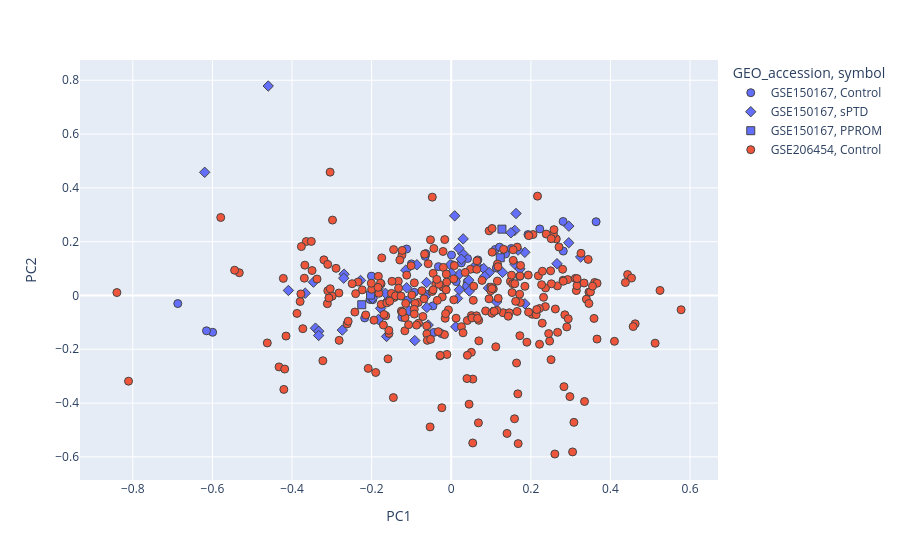

Notebook code cell kept with this figure:
### Markdown cell above
61% is a good number!

### Code cell
# 2D scatter plot of the scores
XPC = 'PC1' # Principal component shown on x-axis
YPC = 'PC2' # Principal component shown on y-axis
fig = px.scatter(scores, x = XPC, y = YPC, color = labels, symbol = symbols, hover_data = [XPC, YPC])
fig.update_traces(mode = 'markers', marker_line_width = 1, marker_size = 8)
fig.show()

### Figure 1 — Plotly figure (JSON) as saved in the notebook; plotly's stock layout.template omitted (floating-point values rounded to 4 significant figures; data arrays with more than 128 entries replaced by an {"elided": "..."} marker saying what was removed)
{"data": [{"hovertemplate": "GEO_accession=GSE150167<br>symbol=Control<br>PC1=%{x}<br>PC2=%{y}<extra></extra>", "legendgroup": "GSE150167, Control", "marker": {"color": "#636efa", "line": {"width": 1}, "size": 8, "symbol": "circle"}, "mode": "markers", "name": "GSE150167, Control", "orientation": "v", "showlegend": true, "type": "scatter", "x": [0.06691, -0.204, 0.0006515, -0.09281, 0.1714, 0.02532, 0.1365, -0.06544, -0.1001, 0.2815, -0.1241, 0.04057, -0.2005, -0.02429, -0.04598, 0.1106, -0.11, -0.02137, 0.01252, 0.03862, 0.2811, -0.1973, 0.04093, 0.364, -0.06385, -0.0624, 0.1134, -0.04377, 0.002966, -0.03217, -0.1121, -0.2174, 0.1509, 0.1215, 0.2224, 0.1927, -0.5994, -0.6149, -0.687], "xaxis": "x", "y": [0.132, -0.01501, 0.1503, 0.01163, 0.07097, 0.1211, 0.1544, 0.1453, 0.1174, 0.1649, -0.08106, 0.0512, 0.07187, -0.1418, -0.03878, 0.171, -0.01754, 0.03164, 0.0515, 0.03561, 0.275, -0.01571, 0.1373, 0.274, 0.1556, 0.004531, 0.1024, -0.1376, 0.1142, 0.1072, 0.1726, -0.08353, 0.1746, 0.1796, 0.2472, 0.2263, -0.1369, -0.1315, -0.03018], "yaxis": "y"}, {"hovertemplate": "GEO_accession=GSE150167<br>symbol=sPTD<br>PC1=%{x}<br>PC2=%{y}<extra></extra>", "legendgroup": "GSE150167, sPTD", "marker": {"color": "#636efa", "line": {"width": 1}, "size": 8, "symbol": "diamond"}, "mode": "markers", "name": "GSE150167, sPTD", "orientation": "v", "showlegend": true, "type": "scatter", "x": [-0.002611, 0.04548, -0.06192, 0.1597, 0.3251, 0.2657, 0.15, -0.3411, 0.02998, 0.04417, -0.2692, 0.08166, -0.3462, 0.02092, -0.09154, 0.0569, -0.06122, 0.1851, 0.1849, 0.02035, 0.2953, 0.02887, 0.1139, 0.0001045, -0.1579, -0.1653, -0.4091, -0.1058, 0.09518, 0.008698, 0.09354, 0.103, 0.01928, -0.6194, -0.2736, -0.2279, 0.1289, -0.3329, 0.08399, 0.0629, 0.2954, 0.1628, 0.02539, -0.1979, -0.06547, -0.4598, -0.2702, -0.112, 0.1606, -0.1142, -0.08639, -0.1774, -0.3331, -0.1832, -0.184, -0.3668, 0.01574, 0.01131, -0.1625, 0.1728, -0.05792, 0.1679], "xaxis": "x", "y": [0.1142, 0.0164, 0.04811, 0.2418, 0.143, 0.1181, 0.233, -0.1215, 0.2103, 0.05663, 0.07912, 0.09997, 0.04946, 0.07978, -0.1678, 0.1028, -0.04458, -0.03104, 0.1603, 0.02091, 0.1959, 0.1555, -0.02401, 0.08287, -0.01687, 0.007845, 0.01865, -0.05651, 0.08527, 0.296, 0.02738, -0.06178, 0.1748, 0.4578, -0.1288, 0.05578, 0.08575, -0.1331, 0.07096, 0.1146, 0.2577, 0.3047, 0.1348, -0.01005, -0.004457, 0.7787, 0.06417, 0.02848, 0.1154, 0.09412, 0.1139, -0.04783, -0.1488, -0.08961, 0.02548, 0.008397, -0.01086, -0.1165, -0.1525, 0.09834, -0.1098, 0.1687], "yaxis": "y"}, {"hovertemplate": "GEO_accession=GSE150167<br>symbol=PPROM<br>PC1=%{x}<br>PC2=%{y}<extra></extra>", "legendgroup": "GSE150167, PPROM", "marker": {"color": "#636efa", "line": {"width": 1}, "size": 8, "symbol": "square"}, "mode": "markers", "name": "GSE150167, PPROM", "orientation": "v", "showlegend": true, "type": "scatter", "x": [-0.2026, 0.1274, 0.1232, -0.2248], "xaxis": "x", "y": [0.001612, 0.2465, 0.1402, -0.03449], "yaxis": "y"}, {"hovertemplate": "GEO_accession=GSE206454<br>symbol=Control<br>PC1=%{x}<br>PC2=%{y}<extra></extra>", "legendgroup": "GSE206454, Control", "marker": {"color": "#EF553B", "line": {"width": 1}, "size": 8, "symbol": "circle"}, "mode": "markers", "name": "GSE206454, Control", "orientation": "v", "showlegend": true, "type": "scatter", "x": {"elided": "267 float values"}, "xaxis": "x", "y": {"elided": "267 float values"}, "yaxis": "y"}], "layout": {"legend": {"title": {"text": "GEO_accession, symbol"}, "tracegroupgap": 0}, "margin": {"t": 60}, "xaxis": {"anchor": "y", "domain": [0, 1], "title": {"text": "PC1"}}, "yaxis": {"anchor": "x", "domain": [0, 1], "title": {"text": "PC2"}}}}
